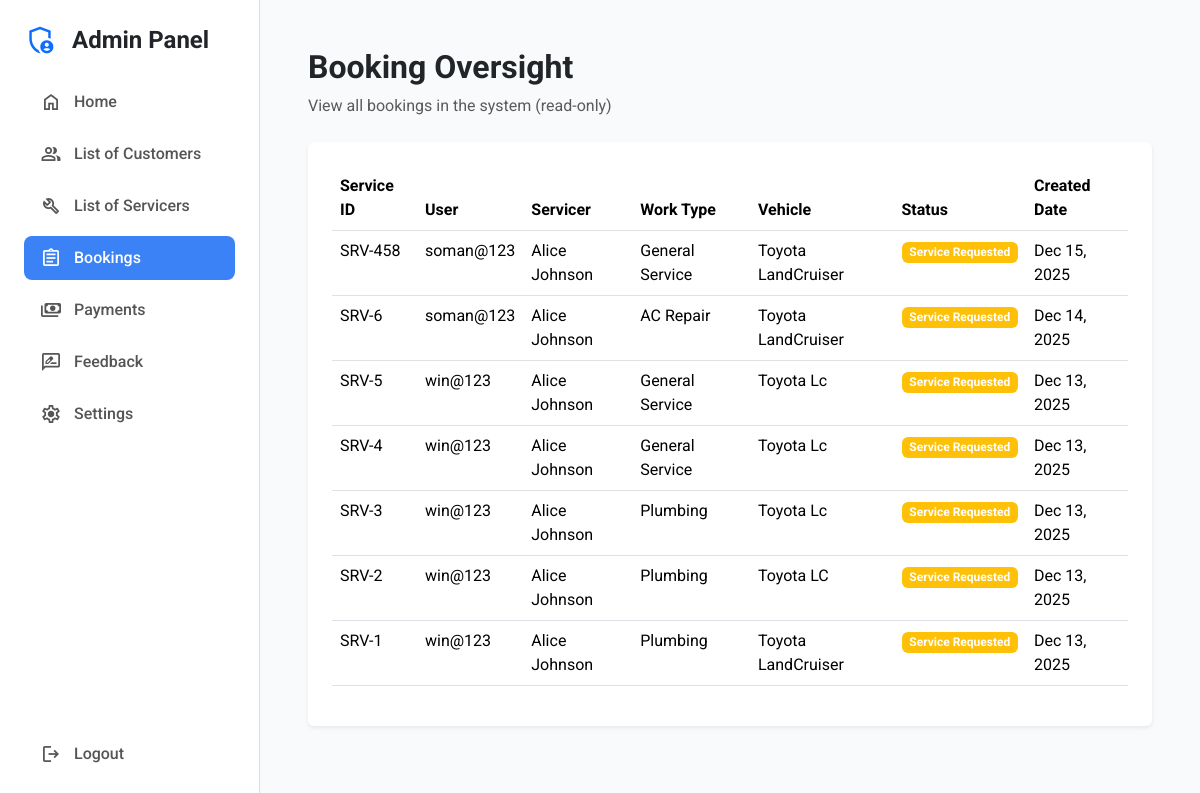
Page /monitor/bookings/ (signed in) on the committed database.
### accounts/models.py (models this page shows, shortened)
class Booking(models.Model):
    STATUS_CHOICES = (
        ("Requested", "Service Requested"),
        ("Accepted", "Accepted"),
        ("Pending", "Pending"),
        ("Ongoing", "Ongoing"),
        ("Completed", "Completed"),
        ("Rejected", "Rejected"),
    )
    user = models.ForeignKey(settings.AUTH_USER_MODEL, on_delete=models.CASCADE)
    servicer = models.ForeignKey(Servicer, on_delete=models.CASCADE)
    vehicle_make = models.CharField(max_length=100)
    vehicle_model = models.CharField(max_length=100)
    owner_name = models.CharField(max_length=100)
    fuel_type = models.CharField(max_length=50)
    year = models.PositiveIntegerField()
    vehicle_number = models.CharField(max_length=20)
    vehicle_photo = models.ImageField(upload_to="vehicles/", blank=True, null=True)
    work_type = models.CharField(max_length=100)
    preferred_date = models.DateField()
    complaints = models.TextField()
    status = models.CharField(max_length=20, choices=STATUS_CHOICES, default="Requested")
    created_at = models.DateTimeField(auto_now_add=True)
    rejection_reason = models.TextField(blank=True, null=True, help_text="Reason for rejecting the service request")
    pickup_choice = models.CharField(
        max_length=20,
        choices=[("pickup", "Servicer will pickup"), ("user_brings", "User will bring vehicle")],
        blank=True,
        null=True
    )
    payment_requested = models.BooleanField(default=False)
    final_amount = models.DecimalField(max_digits=10, decimal_places=2, blank=True, null=True)
    completion_notes = models.TextField(blank=True, null=True)
    PAYMENT_STATUS_CHOICES = (
        ("Pending", "Pending"),
        ("Paid", "Paid"),
    )
    payment_status = models.CharField(
        max_length=20,
        choices=PAYMENT_STATUS_CHOICES,
        blank=True,
        null=True,
        help_text="Payment status: Pending or Paid"
    )
    payment_date = models.DateTimeField(blank=True, null=True, help_text="Date and time when payment was completed")

class User(AbstractUser):
    ROLE_CHOICES = (
        ('USER', 'User'),
        ('SERVICER', 'Servicer'),
        ('ADMIN', 'Admin'),
    )
    email = models.EmailField(unique=True, verbose_name='email address')
    phone_validator = RegexValidator(
        regex=r'^\d{10}$',
        message='Phone number must be exactly 10 digits.'
    )
    phone = models.CharField(
        max_length=10,
        validators=[phone_validator],
        verbose_name='phone number',
        help_text='Phone number must be exactly 10 digits'
    )
    role = models.CharField(
        max_length=20,
        choices=ROLE_CHOICES,
        default='USER',
        verbose_name='user role'
    )
    address = models.TextField(
        blank=True,
        null=True,
        verbose_name='address',
        help_text='Street address'
    )
    city = models.CharField(
        max_length=100,
        blank=True,
        null=True,
        verbose_name='city'
    )
    state = models.CharField(
        max_length=100,
        blank=True,
        null=True,
        verbose_name='state'
    )
    pincode = models.CharField(
        max_length=10,
        blank=True,
        null=True,
        verbose_name='pincode'
    )
    location = models.CharField(
        max_length=100,
        blank=True,
        null=True,
        verbose_name='location',
        help_text='Service center location'
    )
    work_types = models.CharField(
        max_length=200,
        blank=True,
        null=True,
        verbose_name='work types',
        help_text='Types of work the servicer can do (comma-separated)'
    )
    available_time = models.CharField(
        max_length=100,
        blank=True,
        null=True,
        verbose_name='available time',
        help_text='Available working hours',
        default='9:00 AM - 6:00 PM'
    )

class Servicer(models.Model):
    STATUS_CHOICES = (
        ("Available", "Available"),
        ("Busy", "Busy"),
        ("Unavailable", "Unavailable"),
    )
    name = models.CharField(max_length=100)
    work_type = models.CharField(max_length=200)
    location = models.CharField(max_length=100)
    rating = models.DecimalField(max_digits=2, decimal_places=1, default=4.5)
    phone = models.CharField(max_length=15)
    email = models.EmailField()
    available_time = models.CharField(
        max_length=100,
        default="9:00 AM - 6:00 PM"
    )
    status = models.CharField(max_length=20, choices=STATUS_CHOICES)
    profile_image = models.URLField(blank=True)

### accounts/views.py (the view)
# urls.py: path('monitor/bookings/', views.admin_bookings, name='admin_bookings'),
@login_required
@admin_role_required
def admin_bookings(request):
    bookings = Booking.objects.select_related('user', 'servicer').order_by('-created_at')
    return render(request, "admin_bookings.html", {
        "bookings": bookings,
    })

### accounts/context_processors.py (called while the page is built)
def system_settings(request):
    try:
        settings = SystemSettings.get_settings()
    except Exception:
        settings = SystemSettings.objects.first()
        if not settings:
            settings = SystemSettings.objects.create(pk=1)
    return {
        'system_settings': settings,
    }

### accounts/models.py (called while the page is built)
    @classmethod
    def get_settings(cls):
        settings, created = cls.objects.get_or_create(pk=1)
        return settings

### accounts/views.py (called while the page is built, shortened)
def admin_role_required(view_func):
    @wraps(view_func)
    def wrapper(request, *args, **kwargs):
        if not request.user.is_authenticated:
            return redirect('admin_login')
        return view_func(request, *args, **kwargs)
    return wrapper

### accounts/templates/admin_bookings.html (shortened to what this page needs)
{% extends "admin_sidebar.html" %}
{% block content %}
<main class="flex-grow-1 p-4">
    <header class="mb-4">
        <h2 class="fw-bold">Booking Oversight</h2>
        <p class="text-muted">View all bookings in the system (read-only)</p>
    </header>
    <div class="bg-white p-4 rounded shadow-sm">
        {% if bookings %}
            <div class="table-responsive">
                <table class="table table-hover">
                    <thead>
                        <tr>
                            <th>Service ID</th>
                            <th>User</th>
                            <th>Servicer</th>
                            <th>Work Type</th>
                            <th>Vehicle</th>
                            <th>Status</th>
                            <th>Created Date</th>
                        </tr>
                    </thead>
                    <tbody>
                        {% for booking in bookings %}
                        <tr>
                            <td>SRV-{{ booking.id }}</td>
                            <td>{{ booking.user.username }}</td>
                            <td>{{ booking.servicer.name }}</td>
                            <td>{{ booking.work_type }}</td>
                            <td>{{ booking.vehicle_make }} {{ booking.vehicle_model }}</td>
                            <td>
                                <span class="badge
                                    {% if booking.status == 'Requested' %}bg-warning
                                    {% elif booking.status == 'Pending' %}bg-secondary
                                    {% elif booking.status == 'Ongoing' %}bg-primary
                                    {% elif booking.status == 'Completed' %}bg-success
                                    {% else %}bg-danger{% endif %}
                                ">
                                    {{ booking.get_status_display }}
                                </span>
                            </td>
                            <td>{{ booking.created_at|date:"M d, Y" }}</td>
                        </tr>
                        {% endfor %}
                    </tbody>
                </table>
            </div>
        {% else %}
            <p class="text-muted">No bookings found.</p>
        {% endif %}
    </div>
</main>
{% endblock %}

### accounts/templates/admin_sidebar.html (style rules this page uses)
body { font-family: 'Roboto', sans-serif; background-color: #F9FAFB; height: 100vh; margin: 0; padding: 0; overflow: hidden; }

### rows in the picture
Booking: id "458", user.username "soman@123", servicer.name "Alice Johnson", work_type "General Service", vehicle_make "Toyota", vehicle_model "LandCruiser", status "Service Requested", created_at "Dec 15, 2025"
Booking: id "6", user.username "soman@123", servicer.name "Alice Johnson", work_type "AC Repair", vehicle_make "Toyota", vehicle_model "LandCruiser", status "Service Requested", created_at "Dec 14, 2025"
Booking: id "5", user.username "win@123", servicer.name "Alice Johnson", work_type "General Service", vehicle_make "Toyota", vehicle_model "Lc", status "Service Requested", created_at "Dec 13, 2025"
Booking: id "4", user.username "win@123", servicer.name "Alice Johnson", work_type "General Service", vehicle_make "Toyota", vehicle_model "Lc", status "Service Requested", created_at "Dec 13, 2025"
Booking: id "3", user.username "win@123", servicer.name "Alice Johnson", work_type "Plumbing", vehicle_make "Toyota", vehicle_model "Lc", status "Service Requested", created_at "Dec 13, 2025"
Booking: id "2", user.username "win@123", servicer.name "Alice Johnson", work_type "Plumbing", vehicle_make "Toyota", vehicle_model "LC", status "Service Requested", created_at "Dec 13, 2025"
Booking: id "1", user.username "win@123", servicer.name "Alice Johnson", work_type "Plumbing", vehicle_make "Toyota", vehicle_model "LandCruiser", status "Service Requested", created_at "Dec 13, 2025"
